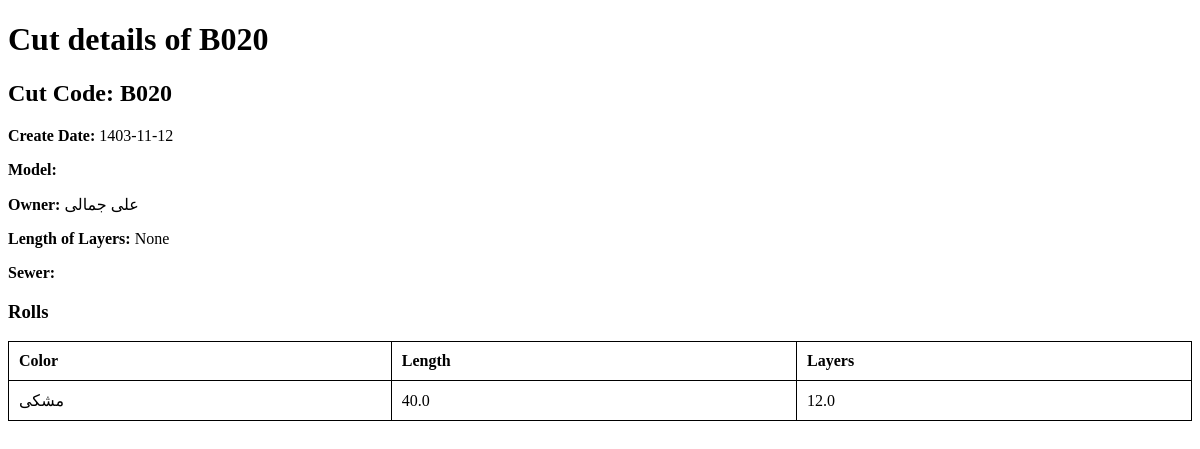
The page /api/cut/B020/ on the database its author committed.
### core/models.py (models this page shows, shortened)
class Cut(models.Model):
    cut_code = models.CharField(max_length=100, primary_key=True)
    create_date = models.CharField(max_length=10, blank=True, null=True)
    create_date_gregorian = models.DateField(blank=True, null=True)
    owner = models.ForeignKey(Producer, on_delete=models.CASCADE, blank=True, null=True)
    sewer = models.ForeignKey('SewingHouseWorker', on_delete=models.SET_NULL, null=True, related_name='cuts', blank=True)
    model_name = models.CharField(max_length=100, blank=True, null=True)
    model_code = models.CharField(max_length=100, blank=True, null=True)
    lai_per_unit = models.PositiveSmallIntegerField(blank=True, null=True)
    product_per_layer = models.PositiveSmallIntegerField(blank=True, null=True)
    size = models.CharField(max_length=1, choices=Sizes.choices, default=Sizes.FREE, blank=True, null=True)
    length_of_layers = models.FloatField(blank=True, null=True)
    cutting_price = models.PositiveSmallIntegerField(blank=True, null=True)
    sewing_price = models.PositiveSmallIntegerField(blank=True, null=True)
    cutting_price_raw = models.PositiveSmallIntegerField(blank=True, null=True)
    sewing_price_raw = models.PositiveSmallIntegerField(blank=True, null=True)
    class Mete:
        ordering = ['create_date_gregorian']

class Producer(models.Model):
    person = models.OneToOneField(Person, on_delete=models.CASCADE, primary_key=True)
    brand_name = models.CharField(max_length=100)
    @property
    def name(self):
        return self.person.name

class Person(models.Model):
    PERSON_TYPES = [
        ('producer', 'Producer'),
        ('sewing_worker', 'Sewing House Worker'),
        ('cut_worker', 'Cut House Worker'),
    ]
    name = models.CharField(max_length=100)
    phone_number = models.CharField(max_length=15)
    person_type = models.CharField(max_length=15, choices=PERSON_TYPES)

class Roll(models.Model):
    cut = models.ForeignKey(Cut, related_name='rolls', on_delete=models.CASCADE, null=True)
    color = models.CharField(max_length=50, null=True)
    length = models.FloatField(null=True)
    layers = models.FloatField(null=True)
    products = models.PositiveSmallIntegerField(null=True)
    type_fabric = models.CharField(max_length=128, blank=True, null=True)
    description = models.CharField(max_length=128, blank=True, null=True)
    def __str__(self) -> str:
        return f'{self.color} - {self.length} - {self.cut.cut_code}'

### core/views_func.py (the view)
# urls.py: path('cut/<str:cut_code>/', cut_detail, name='cut_detail'),
def cut_detail(request, cut_code):
    cut = get_object_or_404(Cut, cut_code=cut_code)
    rolls = cut.rolls.all()
    for roll in rolls:
        print(f"\n\n{roll}\n\n")
    return render(request, 'workhouse/cut_detail.html', {'cut': cut, 'rolls': rolls})

### core/templates/workhouse/cut_detail.html (shortened to what this page needs)
<!DOCTYPE html>
<html>
  <head>
  </head>
  <body>
    <h1>Cut details of {{ cut.cut_code }}</h1>
    <div class="cut-details">
      <h2>Cut Code: {{ cut.cut_code }}</h2>
      <p><strong>Create Date:</strong> {{ cut.create_date }}</p>
      <p><strong>Model:</strong> {{ cut.model }}</p>
      <p><strong>Owner:</strong> {{ cut.owner.name }}</p>
      <p><strong>Length of Layers:</strong> {{ cut.length_of_layers }}</p>
      <p><strong>Sewer:</strong> {{ cut.sewer.name }}</p>
      <h3>Rolls</h3>
      <table>
        <thead>
          <tr>
            <th>Color</th>
            <th>Length</th>
            <th>Layers</th>
          </tr>
        </thead>
        <tbody>
          {% for roll in rolls %}
          <tr>
            <td>{{ roll.color }}</td>
            <td>{{ roll.length }}</td>
            <td>{{ roll.layers }}</td>
          </tr>
          {% endfor %}
        </tbody>
      </table>
    </div>
  </body>
</html>

### core/templates/workhouse/cut_detail.html (style rules this page uses)
table { width: 100%; border-collapse: collapse; margin-bottom: 20px; }
table, th, td { border: 1px solid black; }
th, td { padding: 10px; text-align: left; }
.cut-details { margin-bottom: 20px; }

### rows shown on the page
Cut: cut_code "B020", create_date "1403-11-12", owner.name "علی جمالی", length_of_layers "None"
Roll: color "مشکی", length "40.0", layers "12.0"
